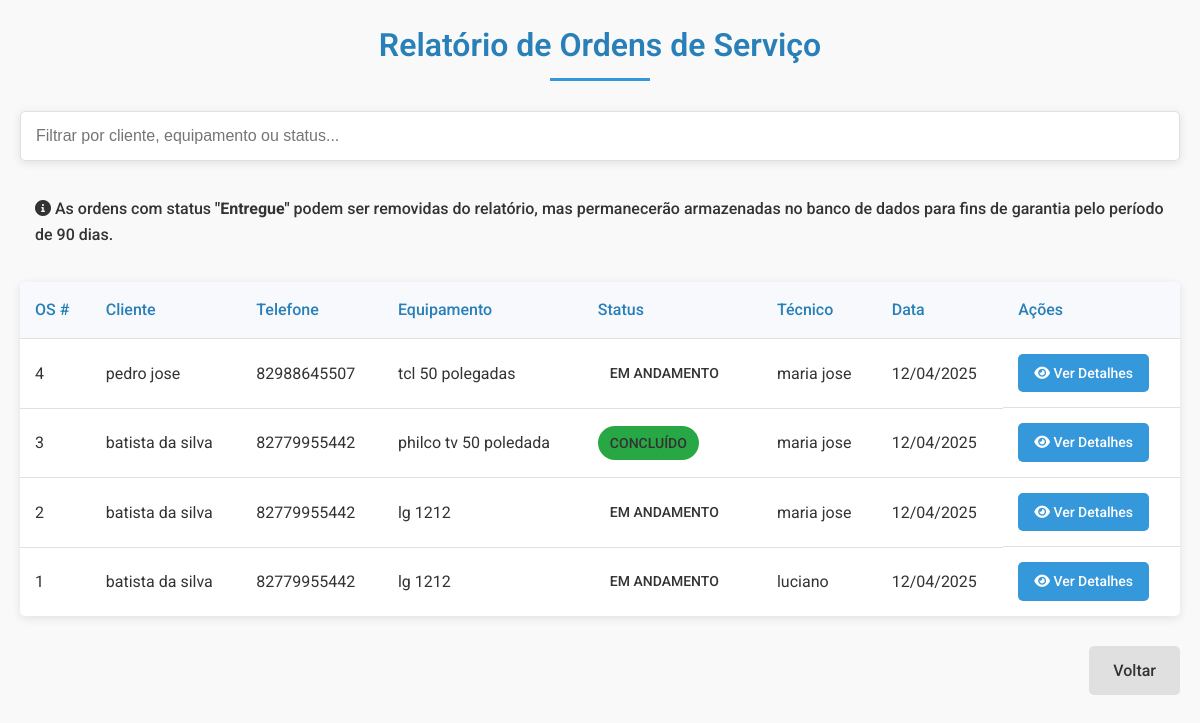
The page /relatorio (signed in) on the database as committed earlier.
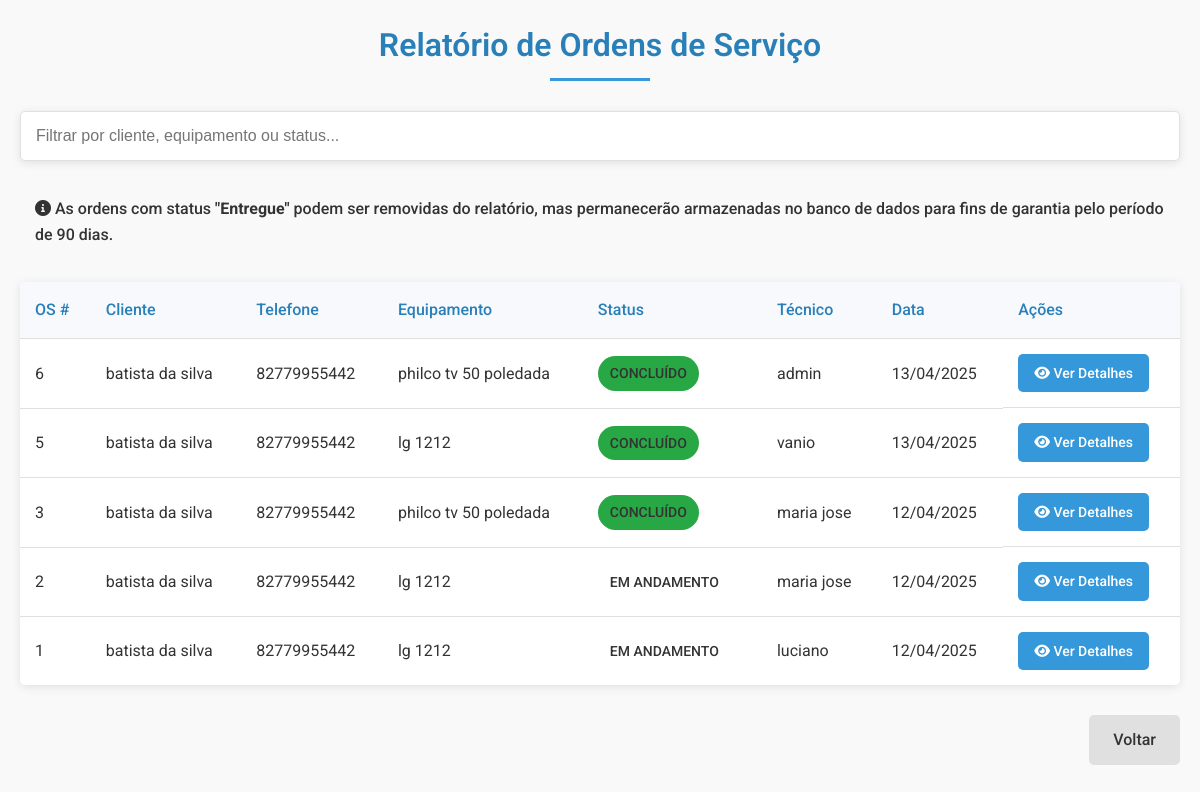
The same page on the database as committed later.
### tables this page shows
CREATE TABLE ordens (
    id INTEGER PRIMARY KEY AUTOINCREMENT,
    equipamento_id INTEGER NOT NULL,
    usuario_id INTEGER NOT NULL,
    status TEXT NOT NULL,
    declaracao TEXT,
    relatorio_pecas TEXT,
    data_criacao TIMESTAMP DEFAULT CURRENT_TIMESTAMP, visivel INTEGER DEFAULT 1,
    FOREIGN KEY (equipamento_id) REFERENCES equipamentos (id),
    FOREIGN KEY (usuario_id) REFERENCES usuarios (id)
);

CREATE TABLE clientes (
    id INTEGER PRIMARY KEY AUTOINCREMENT,
    nome TEXT NOT NULL,
    email TEXT NOT NULL,
    telefone TEXT NOT NULL,
    endereco TEXT NOT NULL,
    data_cadastro TIMESTAMP DEFAULT CURRENT_TIMESTAMP
);

CREATE TABLE equipamentos (
    id INTEGER PRIMARY KEY AUTOINCREMENT,
    cliente_id INTEGER NOT NULL,
    marca TEXT NOT NULL,
    modelo TEXT NOT NULL,
    serie TEXT,
    estado_equipamento TEXT NOT NULL,
    defeito_relatado TEXT NOT NULL,
    codigo_barras TEXT,
    foto1 TEXT,
    foto2 TEXT,
    data_cadastro TIMESTAMP DEFAULT CURRENT_TIMESTAMP,
    FOREIGN KEY (cliente_id) REFERENCES clientes (id)
);

CREATE TABLE usuarios (
    id INTEGER PRIMARY KEY AUTOINCREMENT,
    nome TEXT NOT NULL UNIQUE,  -- Adicionado UNIQUE para permitir login por nome
    email TEXT NOT NULL,
    senha TEXT NOT NULL,
    cargo TEXT NOT NULL,
    data_cadastro TIMESTAMP DEFAULT CURRENT_TIMESTAMP
);

### app.py (the view)
@app.route('/relatorio')
@login_required
def relatorio():
    with sqlite3.connect('database.db') as conn:
        cursor = conn.cursor()
        cursor.execute('''
            SELECT o.id, c.nome, e.marca, e.modelo, o.status, o.relatorio_pecas,
                   u.nome as tecnico, o.data_criacao, e.id, e.foto1, e.foto2, c.telefone
            FROM ordens o
            JOIN equipamentos e ON o.equipamento_id = e.id
            JOIN clientes c ON e.cliente_id = c.id
            JOIN usuarios u ON o.usuario_id = u.id
            WHERE o.visivel = 1  -- Somente ordens visíveis
            ORDER BY o.data_criacao DESC
        ''')
        ordens = cursor.fetchall()
    return render_template('relatorio.html', ordens=ordens, usuario=session.get('usuario_nome'))

### app.py (called while the page is built)
@app.template_filter('formatdate')
def format_date(value):
    if value:
        from datetime import datetime
        if isinstance(value, str):
            try:
                value = datetime.strptime(value, '%Y-%m-%d %H:%M:%S')
            except ValueError:
                return value
        return value.strftime('%d/%m/%Y')
    return ""

def login_required(view):
    @functools.wraps(view)
    def wrapped_view(**kwargs):
        if 'usuario_id' not in session:
            return redirect(url_for('login'))
        return view(**kwargs)
    return wrapped_view

### templates/relatorio.html (shortened to what this page needs)
<!DOCTYPE html>
<html lang="pt-br">
<head>
    <link rel="stylesheet" href="https://cdnjs.cloudflare.com/ajax/libs/font-awesome/6.0.0/css/all.min.css">
    <link rel="stylesheet" href="{{ url_for('static', filename='css/style.css') }}">
</head>
<body>
    <div class="container">
        <h1 class="title">Relatório de Ordens de Serviço</h1>
        <div class="filter-container">
            <input type="text" id="filtro" placeholder="Filtrar por cliente, equipamento ou status..."
                onkeyup="filtrarTabela()">
        </div>
        <div class="alert alert-info">
            <i class="fas fa-info-circle"></i> As ordens com status <strong>"Entregue"</strong> podem ser removidas do
            relatório, mas
            permanecerão armazenadas no banco de dados para fins de garantia pelo período de 90 dias.
        </div>
        {% if ordens %}
        <div class="table-container">
            <table class="relatorio-table" id="tabelaOrdens">
                <thead>
                    <tr>
                        <th>OS #</th>
                        <th>Cliente</th>
                        <th>Telefone</th>
                        <th>Equipamento</th>
                        <th>Status</th>
                        <th>Técnico</th>
                        <th>Data</th>
                        <th>Ações</th>
                    </tr>
                </thead>
                <tbody>
                    {% for ordem in ordens %}
                    <tr>
                        <td>{{ ordem[0] }}</td>
                        <td>{{ ordem[1] }}</td>
                        <td>{{ ordem[11] }}</td>
                        <td>{{ ordem[2] }} {{ ordem[3] }}</td>
                        <td>
                            <span class="status-badge status-{{ ordem[4]|lower|replace(' ', '-') }}">
                                {{ ordem[4] }}
                            </span>
                        </td>
                        <td>{{ ordem[6] }}</td>
                        <td>{{ ordem[7]|formatdate }}</td>
                        <td class="actions-cell">
                            <a href="{{ url_for('visualizar_ordem', ordem_id=ordem[0]) }}" class="btn-view">
                                <i class="fas fa-eye"></i> Ver Detalhes
                            </a>
                        </td>
                    </tr>
                    {% endfor %}
                </tbody>
            </table>
        </div>
        {% else %}
        <div class="no-data">
            <p>Nenhuma ordem de serviço encontrada.</p>
        </div>
        {% endif %}
        <div class="buttons">
            <a href="{{ url_for('index') }}" class="btn-secondary">Voltar</a>
        </div>
    </div>
</body>
</html>

Rows that differ between the two databases and show on the page:
no longer on this page (row edited): ordens: id "4", nome "pedro jose", telefone "82988645507", marca "tcl", modelo "50 polegadas", status "EM ANDAMENTO", nome "maria jose", data_criacao "12/04/2025"
added ordens: id "6", nome "batista da silva", telefone "82779955442", marca "philco", modelo "tv 50 poledada", status "CONCLUÍDO", nome "admin", data_criacao "13/04/2025"
added ordens: id "5", nome "batista da silva", telefone "82779955442", marca "lg", modelo "1212", status "CONCLUÍDO", nome "vanio", data_criacao "13/04/2025"
